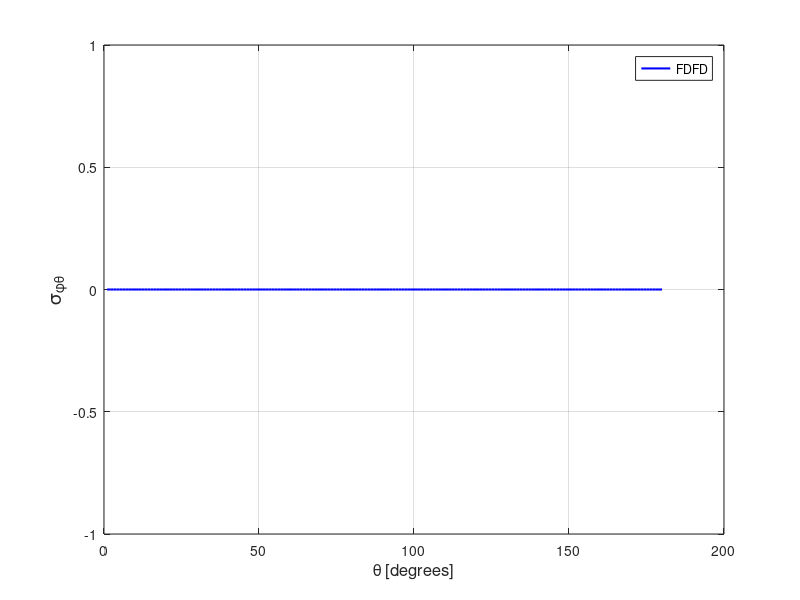

MATLAB code for this plot:
spt = [ 
    1  0.00000000E+00
    2  0.00000000E+00
    3  0.00000000E+00
    4  0.00000000E+00
    5  0.00000000E+00
    6  0.00000000E+00
    7  0.00000000E+00
    8  0.00000000E+00
    9  0.00000000E+00
   10  0.00000000E+00
   11  0.00000000E+00
   12  0.00000000E+00
   13  0.00000000E+00
   14  0.00000000E+00
   15  0.00000000E+00
   16  0.00000000E+00
   17  0.00000000E+00
   18  0.00000000E+00
   19  0.00000000E+00
   20  0.00000000E+00
   21  0.00000000E+00
   22  0.00000000E+00
   23  0.00000000E+00
   24  0.00000000E+00
   25  0.00000000E+00
   26  0.00000000E+00
   27  0.00000000E+00
   28  0.00000000E+00
   29  0.00000000E+00
   30  0.00000000E+00
   31  0.00000000E+00
   32  0.00000000E+00
   33  0.00000000E+00
   34  0.00000000E+00
   35  0.00000000E+00
   36  0.00000000E+00
   37  0.00000000E+00
   38  0.00000000E+00
   39  0.00000000E+00
   40  0.00000000E+00
   41  0.00000000E+00
   42  0.00000000E+00
   43  0.00000000E+00
   44  0.00000000E+00
   45  0.00000000E+00
   46  0.00000000E+00
   47  0.00000000E+00
   48  0.00000000E+00
   49  0.00000000E+00
   50  0.00000000E+00
   51  0.00000000E+00
   52  0.00000000E+00
   53  0.00000000E+00
   54  0.00000000E+00
   55  0.00000000E+00
   56  0.00000000E+00
   57  0.00000000E+00
   58  0.00000000E+00
   59  0.00000000E+00
   60  0.00000000E+00
   61  0.00000000E+00
   62  0.00000000E+00
   63  0.00000000E+00
   64  0.00000000E+00
   65  0.00000000E+00
   66  0.00000000E+00
   67  0.00000000E+00
   68  0.00000000E+00
   69  0.00000000E+00
   70  0.00000000E+00
   71  0.00000000E+00
   72  0.00000000E+00
   73  0.00000000E+00
   74  0.00000000E+00
   75  0.00000000E+00
   76  0.00000000E+00
   77  0.00000000E+00
   78  0.00000000E+00
   79  0.00000000E+00
   80  0.00000000E+00
   81  0.00000000E+00
   82  0.00000000E+00
   83  0.00000000E+00
   84  0.00000000E+00
   85  0.00000000E+00
   86  0.00000000E+00
   87  0.00000000E+00
   88  0.00000000E+00
   89  0.00000000E+00
   90  0.00000000E+00
   91  0.00000000E+00
   92  0.00000000E+00
   93  0.00000000E+00
   94  0.00000000E+00
   95  0.00000000E+00
   96  0.00000000E+00
   97  0.00000000E+00
   98  0.00000000E+00
   99  0.00000000E+00
  100  0.00000000E+00
  101  0.00000000E+00
  102  0.00000000E+00
  103  0.00000000E+00
  104  0.00000000E+00
  105  0.00000000E+00
  106  0.00000000E+00
  107  0.00000000E+00
  108  0.00000000E+00
  109  0.00000000E+00
  110  0.00000000E+00
  111  0.00000000E+00
  112  0.00000000E+00
  113  0.00000000E+00
  114  0.00000000E+00
  115  0.00000000E+00
  116  0.00000000E+00
  117  0.00000000E+00
  118  0.00000000E+00
  119  0.00000000E+00
  120  0.00000000E+00
  121  0.00000000E+00
  122  0.00000000E+00
  123  0.00000000E+00
  124  0.00000000E+00
  125  0.00000000E+00
  126  0.00000000E+00
  127  0.00000000E+00
  128  0.00000000E+00
  129  0.00000000E+00
  130  0.00000000E+00
  131  0.00000000E+00
  132  0.00000000E+00
  133  0.00000000E+00
  134  0.00000000E+00
  135  0.00000000E+00
  136  0.00000000E+00
  137  0.00000000E+00
  138  0.00000000E+00
  139  0.00000000E+00
  140  0.00000000E+00
  141  0.00000000E+00
  142  0.00000000E+00
  143  0.00000000E+00
  144  0.00000000E+00
  145  0.00000000E+00
  146  0.00000000E+00
  147  0.00000000E+00
  148  0.00000000E+00
  149  0.00000000E+00
  150  0.00000000E+00
  151  0.00000000E+00
  152  0.00000000E+00
  153  0.00000000E+00
  154  0.00000000E+00
  155  0.00000000E+00
  156  0.00000000E+00
  157  0.00000000E+00
  158  0.00000000E+00
  159  0.00000000E+00
  160  0.00000000E+00
  161  0.00000000E+00
  162  0.00000000E+00
  163  0.00000000E+00
  164  0.00000000E+00
  165  0.00000000E+00
  166  0.00000000E+00
  167  0.00000000E+00
  168  0.00000000E+00
  169  0.00000000E+00
  170  0.00000000E+00
  171  0.00000000E+00
  172  0.00000000E+00
  173  0.00000000E+00
  174  0.00000000E+00
  175  0.00000000E+00
  176  0.00000000E+00
  177  0.00000000E+00
  178  0.00000000E+00
  179  0.00000000E+00
  180  0.00000000E+00
  181  0.00000000E+00
  182  0.00000000E+00
  183  0.00000000E+00
  184  0.00000000E+00
  185  0.00000000E+00
  186  0.00000000E+00
  187  0.00000000E+00
  188  0.00000000E+00
  189  0.00000000E+00
  190  0.00000000E+00
  191  0.00000000E+00
  192  0.00000000E+00
  193  0.00000000E+00
  194  0.00000000E+00
  195  0.00000000E+00
  196  0.00000000E+00
  197  0.00000000E+00
  198  0.00000000E+00
  199  0.00000000E+00
  200  0.00000000E+00
  201  0.00000000E+00
  202  0.00000000E+00
  203  0.00000000E+00
  204  0.00000000E+00
  205  0.00000000E+00
  206  0.00000000E+00
  207  0.00000000E+00
  208  0.00000000E+00
  209  0.00000000E+00
  210  0.00000000E+00
  211  0.00000000E+00
  212  0.00000000E+00
  213  0.00000000E+00
  214  0.00000000E+00
  215  0.00000000E+00
  216  0.00000000E+00
  217  0.00000000E+00
  218  0.00000000E+00
  219  0.00000000E+00
  220  0.00000000E+00
  221  0.00000000E+00
  222  0.00000000E+00
  223  0.00000000E+00
  224  0.00000000E+00
  225  0.00000000E+00
  226  0.00000000E+00
  227  0.00000000E+00
  228  0.00000000E+00
  229  0.00000000E+00
  230  0.00000000E+00
  231  0.00000000E+00
  232  0.00000000E+00
  233  0.00000000E+00
  234  0.00000000E+00
  235  0.00000000E+00
  236  0.00000000E+00
  237  0.00000000E+00
  238  0.00000000E+00
  239  0.00000000E+00
  240  0.00000000E+00
  241  0.00000000E+00
  242  0.00000000E+00
  243  0.00000000E+00
  244  0.00000000E+00
  245  0.00000000E+00
  246  0.00000000E+00
  247  0.00000000E+00
  248  0.00000000E+00
  249  0.00000000E+00
  250  0.00000000E+00
  251  0.00000000E+00
  252  0.00000000E+00
  253  0.00000000E+00
  254  0.00000000E+00
  255  0.00000000E+00
  256  0.00000000E+00
  257  0.00000000E+00
  258  0.00000000E+00
  259  0.00000000E+00
  260  0.00000000E+00
  261  0.00000000E+00
  262  0.00000000E+00
  263  0.00000000E+00
  264  0.00000000E+00
  265  0.00000000E+00
  266  0.00000000E+00
  267  0.00000000E+00
  268  0.00000000E+00
  269  0.00000000E+00
  270  0.00000000E+00
  271  0.00000000E+00
  272  0.00000000E+00
  273  0.00000000E+00
  274  0.00000000E+00
  275  0.00000000E+00
  276  0.00000000E+00
  277  0.00000000E+00
  278  0.00000000E+00
  279  0.00000000E+00
  280  0.00000000E+00
  281  0.00000000E+00
  282  0.00000000E+00
  283  0.00000000E+00
  284  0.00000000E+00
  285  0.00000000E+00
  286  0.00000000E+00
  287  0.00000000E+00
  288  0.00000000E+00
  289  0.00000000E+00
  290  0.00000000E+00
  291  0.00000000E+00
  292  0.00000000E+00
  293  0.00000000E+00
  294  0.00000000E+00
  295  0.00000000E+00
  296  0.00000000E+00
  297  0.00000000E+00
  298  0.00000000E+00
  299  0.00000000E+00
  300  0.00000000E+00
  301  0.00000000E+00
  302  0.00000000E+00
  303  0.00000000E+00
  304  0.00000000E+00
  305  0.00000000E+00
  306  0.00000000E+00
  307  0.00000000E+00
  308  0.00000000E+00
  309  0.00000000E+00
  310  0.00000000E+00
  311  0.00000000E+00
  312  0.00000000E+00
  313  0.00000000E+00
  314  0.00000000E+00
  315  0.00000000E+00
  316  0.00000000E+00
  317  0.00000000E+00
  318  0.00000000E+00
  319  0.00000000E+00
  320  0.00000000E+00
  321  0.00000000E+00
  322  0.00000000E+00
  323  0.00000000E+00
  324  0.00000000E+00
  325  0.00000000E+00
  326  0.00000000E+00
  327  0.00000000E+00
  328  0.00000000E+00
  329  0.00000000E+00
  330  0.00000000E+00
  331  0.00000000E+00
  332  0.00000000E+00
  333  0.00000000E+00
  334  0.00000000E+00
  335  0.00000000E+00
  336  0.00000000E+00
  337  0.00000000E+00
  338  0.00000000E+00
  339  0.00000000E+00
  340  0.00000000E+00
  341  0.00000000E+00
  342  0.00000000E+00
  343  0.00000000E+00
  344  0.00000000E+00
  345  0.00000000E+00
  346  0.00000000E+00
  347  0.00000000E+00
  348  0.00000000E+00
  349  0.00000000E+00
  350  0.00000000E+00
  351  0.00000000E+00
  352  0.00000000E+00
  353  0.00000000E+00
  354  0.00000000E+00
  355  0.00000000E+00
  356  0.00000000E+00
  357  0.00000000E+00
  358  0.00000000E+00
  359  0.00000000E+00
  360  0.00000000E+00
 ]; 
plot(spt(1:180,1),spt(1:180,2),'b-','linewidth',1.5 ); 
grid on 
legend('FDFD');
xlabel('\theta [degrees]','FontSize',12);
ylabel('\sigma_{\phi\theta}','FontSize',14);
